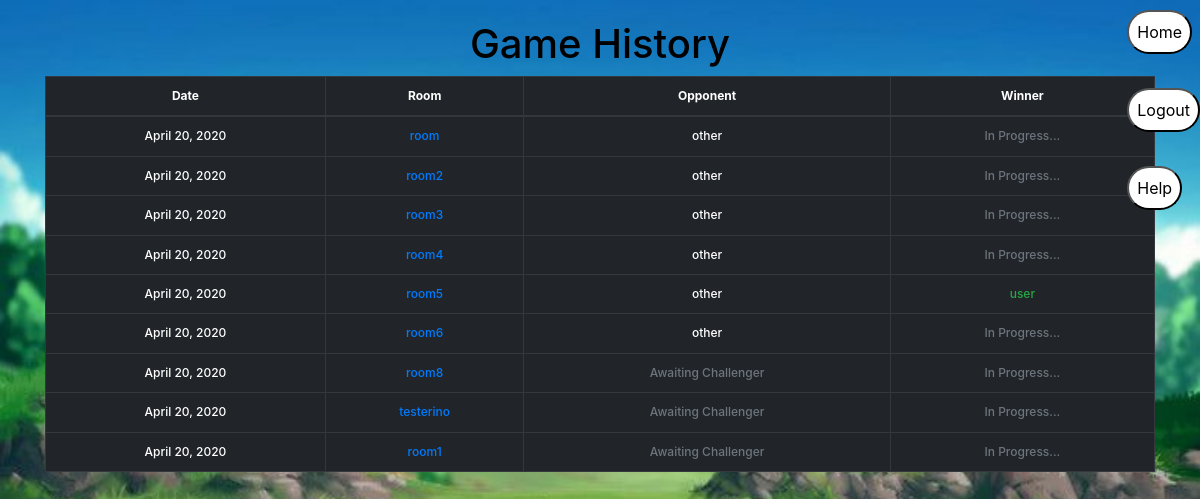
The page /accounts/history (signed in) on the database as committed earlier.
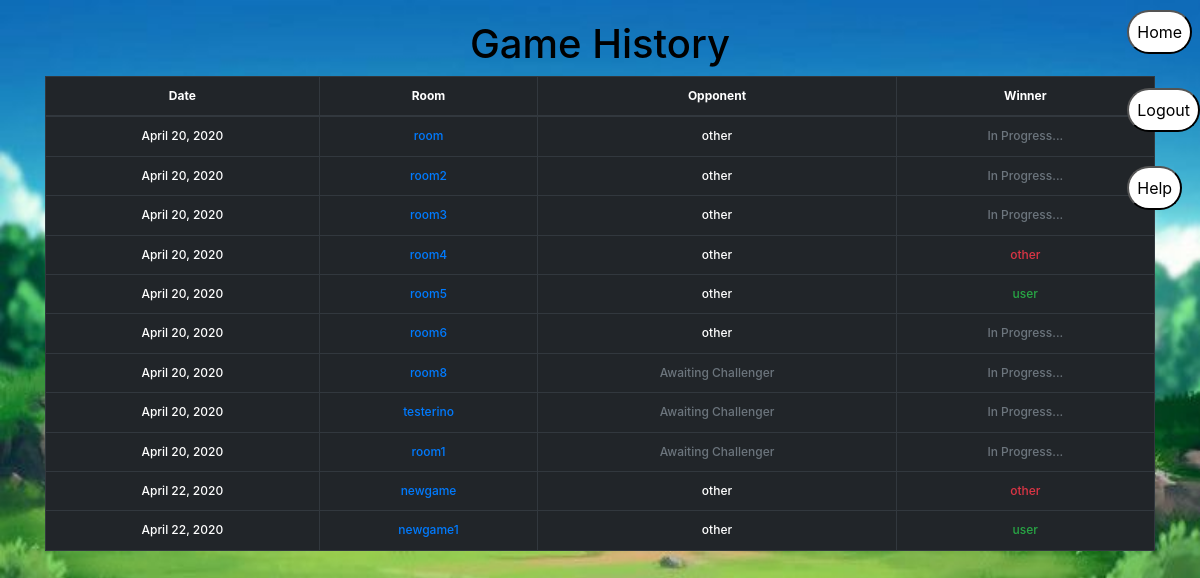
The same page on the database as committed later.
### chat/models.py (models this page shows)
class Game(models.Model):
    gameRoom = models.ForeignKey(Rooms, on_delete=models.CASCADE)
    player1User = models.TextField()  # creator username
    player2User = models.TextField(blank=True, null=True)  # join username
    player1Char = models.TextField(blank=True, null=True)  # character name
    player1HP = models.IntegerField(blank=True, null=True)  # hitpoints
    player1Attack = models.IntegerField(blank=True, null=True)
    player1Dodge = models.IntegerField(blank=True, null=True)
    player2Char = models.TextField(blank=True, null=True)  # character name
    player2HP = models.IntegerField(blank=True, null=True)  # hitpoints
    player2Attack = models.IntegerField(blank=True, null=True)
    player2Dodge = models.IntegerField(blank=True, null=True)
    player1Action = models.TextField(blank=True, null=True)  # next action
    player2Action = models.TextField(blank=True, null=True)  # next action
    gameOver = models.BooleanField(default=False)
    date = models.DateField(auto_now_add=True)
    winner = models.TextField(blank=True, null=True)

class Rooms(models.Model):
    roomname = models.CharField(primary_key=True, max_length=30)

### account/views_inside.py (the view)
# urls.py: path('history', account.views_inside.history, name='game-history'),
@login_required
def history(request):
    name = str(request.user.get_username())
    gameList = chatModels.Game.objects.all()
    context = {'battles': gameList,
               'user': name}  # EDIT -- needs to used database
    return render(request, "account/game-history.html", context)

### account/templates/account/game-history.html
{% extends "base.html" %}
{% block content %}
{% include "account/sidenav.html" %}
        <h1 class="text-center">Game History<h1>
        <table class="table table-dark">
            <thead>
                <tr>
                    <th>Date</th>
                    <th>Room</th>
                    <th>Opponent</th>
                    <th>Winner</th>
                </tr>
            </thead>
            <tbody>
                {% for b in battles %}
                {% if b.player1User == user or b.player2User == user %}
                <tr>
                    <td>{{b.date}}</td>
                    <td><a href="chat/{{b.gameRoom.roomname}}/">{{b.gameRoom.roomname}}</a></td>
                    <td>
                        {% if b.player1User == user %}
                            {% if b.player2User %}
                                {{b.player2User}}
                            {% else %}
                                <div class="text-muted">Awaiting Challenger</div>
                            {% endif %}
                        {% else %}
                            {{b.player1User}}
                        {% endif %}
                    </td>
                    <td>
                        {% if b.winner %}
                            {% if b.winner == user %}
                                <div class="text-success">{{b.winner}}</div>
                            {% else %}
                                <div class="text-danger">{{b.winner}}</div>
                            {% endif %}
                        {% else %}
                            <div class="text-muted">In Progress...</div>
                        {% endif %}
                    </td>
                </tr>
                {% endif %}
                {% endfor %}
            </tbody>
        </table>
{% endblock %}

### templates/base.html (shortened to what this page needs)
{% load static %}
<!DOCTYPE html>
<html lang="en">
  <head>
    <link rel="stylesheet" href="https://maxcdn.bootstrapcdn.com/bootstrap/4.0.0/css/bootstrap.min.css">
    <link href = "{% static '/account/style.css' %}" rel = "stylesheet">
  </head>
  <body>
    <div id="content" class="container">
      {% block content %}{% endblock %}
    </div>
  </body>
</html>

### account/templates/account/sidenav.html (shortened to what this page needs)
{% extends "base.html" %}
{% block content %}
    <div id="mySidenav" class="sidenav">
        <a href="{% url 'player-main' %}" style="text-decoration:none;"><button >Home</button></a><br/>
        <a href="{% url 'logout' %}" style="text-decoration:none;"><button>Logout</button></a><br/>
        <button id="help-btn" style="text-decoration:none;">Help</button>
    </div>
{% endblock %}

### account/static/account/style.css (style rules this page uses)
body { color: black; background-image: url('home.jpg'); background-size: 100% 100%; background-repeat: no-repeat; background-attachment: fixed; text-align: center; padding: 20px 10px; }
a { text-decoration: none; }
table, th, td { font-size: 12px; border: 1px solid black; padding: 4px; margin-left: auto; margin-right: auto; }
.sidenav { top: 0; right: 0; z-index: 1; position: fixed; font-size: 16px; text-align: center; }

### account/static/account/button-style.css (style rules this page uses)
button { background-color: white; color: black; padding: 8px; text-decoration: none; display: block; border-radius: 25px; transition: 0.5s; margin-top: 10px; }

Rows that differ between the two databases and show on the page:
changed Game "room4": winner (not shown) → "other"; no longer shows "In Progress..."
added Game: date "April 22, 2020", gameRoom.roomname "newgame", player2User "other", winner "other"
added Game: date "April 22, 2020", gameRoom.roomname "newgame1", player2User "other", winner "user"
